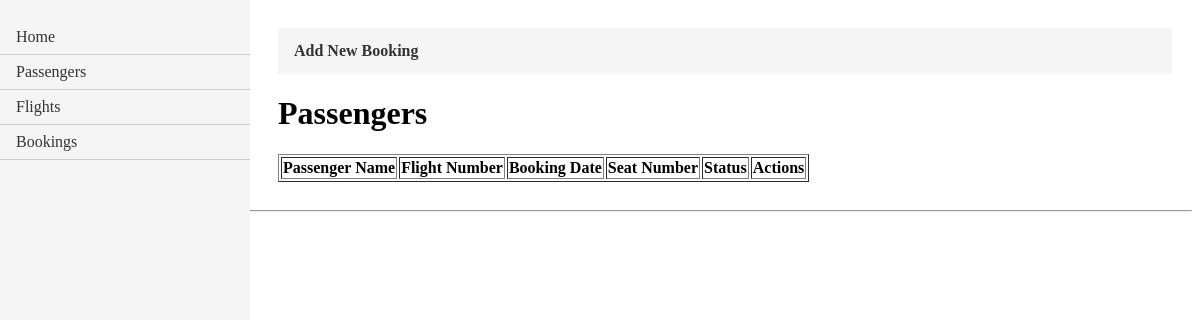
The app's page /booking_list/, older data.
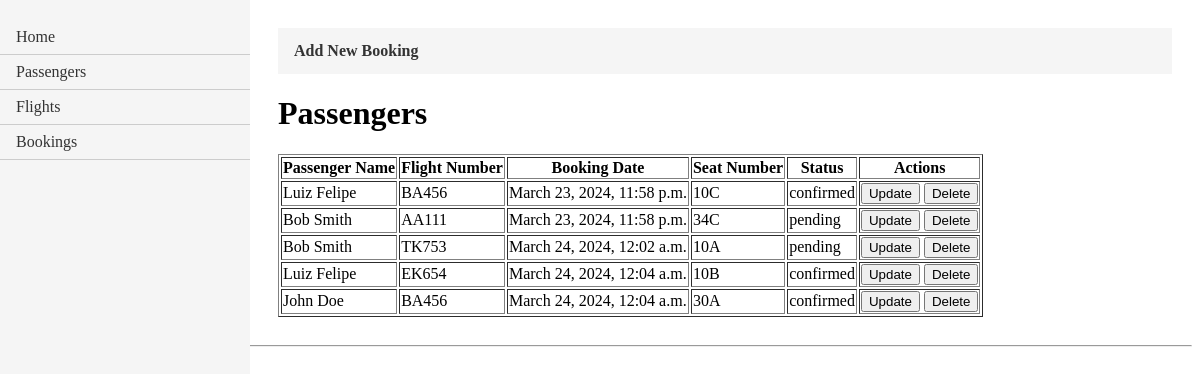
The same page, newer data.
### FlightBookingApp/models.py (models this page shows, shortened)
class Passenger(models.Model):
    passengerID = models.AutoField(primary_key=True)
    name = models.CharField(max_length=100)
    email = models.EmailField(unique=True)
    phone = models.CharField(max_length=20)
    address = models.CharField(max_length=200)

class Flight(models.Model):
    flightID = models.AutoField(primary_key=True)
    flightNumber = models.CharField(max_length=20)
    departureAirport = models.CharField(max_length=3)
    arrivalAirport = models.CharField(max_length=3)
    departureTime = models.DateTimeField()
    arrivalTime = models.DateTimeField()
    capacity = models.IntegerField()
    price = models.DecimalField(max_digits=10, decimal_places=2)

class Booking(models.Model):
    bookingID = models.AutoField(primary_key=True)
    passengerID = models.ForeignKey(Passenger, on_delete=models.CASCADE)
    flightID = models.ForeignKey(Flight, on_delete=models.CASCADE)
    bookingDate = models.DateTimeField(auto_now_add=True)
    seatNumber = models.CharField(max_length=10)
    STATUS_CHOICES = (
        ('confirmed', 'Confirmed'),
        ('pending', 'Pending'),
        ('canceled', 'Canceled'),
    )
    status = models.CharField(max_length=20, choices=STATUS_CHOICES)

### FlightBookingApp/views.py (the view)
# urls.py: path('booking_list/', views.booking_list, name='booking_list'),
def booking_list(request):
    bookings = Booking.objects.all()
    bookings_formatted = []
    for booking in bookings:
        booking_formatted = {
            "bookingID": booking.bookingID,
            "passengerName": booking.passengerID.name,
            "flightNumber":booking.flightID.flightNumber,
            "bookingDate":booking.bookingDate,
            "seatNumber":booking.seatNumber,
            "status":booking.status,
        }
        bookings_formatted.append(booking_formatted)
    return render(request, 'booking_list.html', {'bookings_formatted': bookings_formatted})

### FlightBookingApp/templates/booking_list.html
{% extends "layout.html" %}
{% block content%}
<ul class="crud-menu">
    <li><a href="{% url 'create_booking' %}"><b>Add New Booking</b></a></li>
</ul>
<h1>Passengers</h1>
<table border="1">
    <thead>
      <tr>
        <th>Passenger Name</th>
        <th>Flight Number</th>
        <th>Booking Date</th>
        <th>Seat Number</th>
        <th>Status</th>
        <th>Actions</th>
      </tr>
    </thead>
    <tbody>
      {% for booking in bookings_formatted %}
      <tr>
        <td>{{ booking.passengerName }}</td>
        <td>{{ booking.flightNumber }}</td>
        <td>{{ booking.bookingDate }}</td>
        <td>{{ booking.seatNumber }}</td>
        <td>{{ booking.status }}</td>
        <td>
          <form action="#" method="post" style="display: inline;">
            <button type="submit">Update</button>
          </form>
          <form action="#" method="post" style="display: inline;">
            <button type="submit">Delete</button>
          </form>
        </td>
      </tr>
      {% endfor %}
    </tbody>
  </table>
{%endblock content%}

Row changes from the older to the newer data that the page shows:
now on this page (row unchanged): Passenger: passengerName "Luiz Felipe" "Luiz Felipe"
now on this page (row unchanged): Flight: flightNumber "BA456" "BA456"
added Booking: bookingDate "March 23, 2024, 11:58 p.m.", seatNumber "10C", status "confirmed"
now on this page (row unchanged): Passenger: passengerName "Bob Smith" "Bob Smith"
now on this page (row unchanged): Flight: flightNumber "AA111"
added Booking: bookingDate "March 23, 2024, 11:58 p.m.", seatNumber "34C", status "pending"
now on this page (row unchanged): Flight: flightNumber "TK753"
added Booking: bookingDate "March 24, 2024, 12:02 a.m.", seatNumber "10A", status "pending"
now on this page (row unchanged): Flight: flightNumber "EK654"
added Booking: bookingDate "March 24, 2024, 12:04 a.m.", seatNumber "10B", status "confirmed"
now on this page (row unchanged): Passenger: passengerName "John Doe"
added Booking: bookingDate "March 24, 2024, 12:04 a.m.", seatNumber "30A", status "confirmed"
Text that changed along with them:
new list line: "Update Delete"
